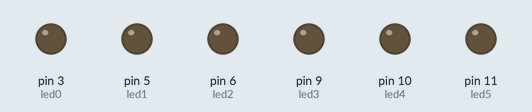
A sketch run on a simulated Arduino Uno, built with avr-gcc and run on an emulated ATmega328P. Shown: output pins drawn as LEDs (lit = HIGH).

Above: at 0.05 s.
At 1.5 s:
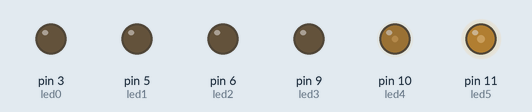
At 3.0 s:
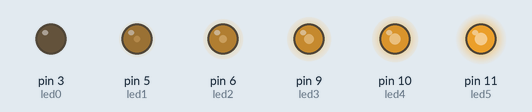
At 4.5 s:
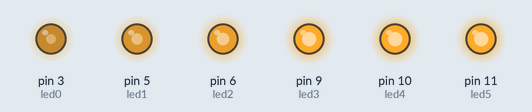
At 6.0 s:
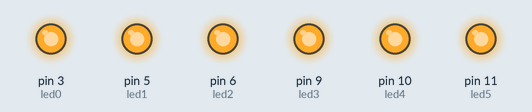
Timing chart, 0 to 7.8 s (numbered marks = the images above):
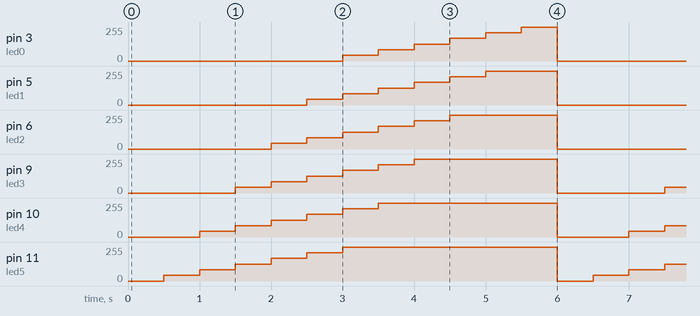

The sketch:

PROG02.ino
```cpp
/**********************************************************************************
**                                                                               **
**                                 Fade LEDs                                     **
**                                                                               **
**                                                                               **
**********************************************************************************/

//********** Includes *************************************************************

//********** Variables ************************************************************
const int led0 = 3;          // donar nom al pin 3 de l’Arduino
const int led1 = 5;          // donar nom al pin 5 de l’Arduino
const int led2 = 6;          // donar nom al pin 6 de l’Arduino
const int led3 = 9;          // donar nom al pin 9 de l’Arduino
const int led4 = 10;         // donar nom al pin 10 de l’Arduino
const int led5 = 11;         // donar nom al pin 11 de l’Arduino
int velocitat = 500;         // velocitat de l'acció en ms

//********** Setup ****************************************************************
void setup()
{
  pinMode(led0, OUTPUT);     // definir el pin 3 com una sortida
  pinMode(led1, OUTPUT);     // definir el pin 5 com una sortida
  pinMode(led2, OUTPUT);     // definir el pin 6 com una sortida
  pinMode(led3, OUTPUT);     // definir el pin 9 com una sortida
  pinMode(led4, OUTPUT);     // definir el pin 10 com una sortida
  pinMode(led5, OUTPUT);     // definir el pin 11 com una sortida
}

//********** Loop *****************************************************************
void loop()
{
  analogWrite(led0, 0);     // posar PWM del pin 3 a 60
  analogWrite(led1, 0);     // posar PWM del pin 5 a 60
  analogWrite(led2, 0);     // posar PWM del pin 6 a 60
  analogWrite(led3, 0);     // posar PWM del pin 9 a 60
  analogWrite(led4, 0);     // posar PWM del pin 10 a 60
  analogWrite(led5, 0);     // posar PWM del pin 11 a 60

  delay(velocitat);          // es queden leds velocitat ms en aquest estat

  analogWrite(led0, 0);    // posar PWM del pin 3 a 125
  analogWrite(led1, 0);    // posar PWM del pin 5 a 125
  analogWrite(led2, 0);    // posar PWM del pin 6 a 125
  analogWrite(led3, 0);    // posar PWM del pin 9 a 125
  analogWrite(led4, 0);    // posar PWM del pin 10 a 125
  analogWrite(led5, 42);    // posar PWM del pin 11 a 125

  delay(velocitat);           // es queden leds velocitat ms en aquest estat

  analogWrite(led0, 0);    // posar PWM del pin 3 a 255
  analogWrite(led1, 0);    // posar PWM del pin 5 a 255
  analogWrite(led2, 0);    // posar PWM del pin 6 a 255
  analogWrite(led3, 0);    // posar PWM del pin 9 a 255
  analogWrite(led4, 42);    // posar PWM del pin 10 a 255
  analogWrite(led5, 85);    // posar PWM del pin 11 a 255

  delay(velocitat);           // es queden leds velocitat ms en aquest estat

  analogWrite(led0, 0);    // posar PWM del pin 3 a 125
  analogWrite(led1, 0);    // posar PWM del pin 5 a 125
  analogWrite(led2, 0);    // posar PWM del pin 6 a 125
  analogWrite(led3, 42);    // posar PWM del pin 9 a 125
  analogWrite(led4, 85);    // posar PWM del pin 10 a 125
  analogWrite(led5, 127);    // posar PWM del pin 11 a 125

  delay(velocitat);           // es queden leds velocitat ms en aquest estat

   analogWrite(led0, 0);     // posar PWM del pin 3 a 60
  analogWrite(led1, 0);     // posar PWM del pin 5 a 60
  analogWrite(led2, 42);     // posar PWM del pin 6 a 60
  analogWrite(led3, 85);     // posar PWM del pin 9 a 60
  analogWrite(led4, 127);     // posar PWM del pin 10 a 60
  analogWrite(led5, 169);     // posar PWM del pin 11 a 60

  delay(velocitat);          // es queden leds velocitat ms en aquest estat

  analogWrite(led0, 0);    // posar PWM del pin 3 a 125
  analogWrite(led1, 42);    // posar PWM del pin 5 a 125
  analogWrite(led2, 85);    // posar PWM del pin 6 a 125
  analogWrite(led3, 127);    // posar PWM del pin 9 a 125
  analogWrite(led4, 169);    // posar PWM del pin 10 a 125
  analogWrite(led5, 211);    // posar PWM del pin 11 a 125

  delay(velocitat);           // es queden leds velocitat ms en aquest estat

  analogWrite(led0, 42);    // posar PWM del pin 3 a 255
  analogWrite(led1, 85);    // posar PWM del pin 5 a 255
  analogWrite(led2, 127);    // posar PWM del pin 6 a 255
  analogWrite(led3, 169);    // posar PWM del pin 9 a 255
  analogWrite(led4, 211);    // posar PWM del pin 10 a 255
  analogWrite(led5, 255);    // posar PWM del pin 11 a 255

  delay(velocitat);           // es queden leds velocitat ms en aquest estat

  analogWrite(led0, 85);    // posar PWM del pin 3 a 125
  analogWrite(led1, 127);    // posar PWM del pin 5 a 125
  analogWrite(led2, 169);    // posar PWM del pin 6 a 125
  analogWrite(led3, 211);    // posar PWM del pin 9 a 125
  analogWrite(led4, 255);    // posar PWM del pin 10 a 125
  analogWrite(led5, 255);    // posar PWM del pin 11 a 125

  delay(velocitat);           // es queden leds velocitat ms en aquest estat

   analogWrite(led0, 127);     // posar PWM del pin 3 a 60
  analogWrite(led1, 169);     // posar PWM del pin 5 a 60
  analogWrite(led2, 211);     // posar PWM del pin 6 a 60
  analogWrite(led3, 255);     // posar PWM del pin 9 a 60
  analogWrite(led4, 255);     // posar PWM del pin 10 a 60
  analogWrite(led5, 255);     // posar PWM del pin 11 a 60

  delay(velocitat);          // es queden leds velocitat ms en aquest estat

  analogWrite(led0, 169);    // posar PWM del pin 3 a 125
  analogWrite(led1, 211);    // posar PWM del pin 5 a 125
  analogWrite(led2, 255);    // posar PWM del pin 6 a 125
  analogWrite(led3, 255);    // posar PWM del pin 9 a 125
  analogWrite(led4, 255);    // posar PWM del pin 10 a 125
  analogWrite(led5, 255);    // posar PWM del pin 11 a 125

  delay(velocitat);           // es queden leds velocitat ms en aquest estat

  analogWrite(led0, 211);    // posar PWM del pin 3 a 255
  analogWrite(led1, 255);    // posar PWM del pin 5 a 255
  analogWrite(led2, 255);    // posar PWM del pin 6 a 255
  analogWrite(led3, 255);    // posar PWM del pin 9 a 255
  analogWrite(led4, 255);    // posar PWM del pin 10 a 255
  analogWrite(led5, 255);    // posar PWM del pin 11 a 255

  delay(velocitat);           // es queden leds velocitat ms en aquest estat

  analogWrite(led0, 255);    // posar PWM del pin 3 a 125
  analogWrite(led1, 255);    // posar PWM del pin 5 a 125
  analogWrite(led2, 255);    // posar PWM del pin 6 a 125
  analogWrite(led3, 255);    // posar PWM del pin 9 a 125
  analogWrite(led4, 255);    // posar PWM del pin 10 a 125
  analogWrite(led5, 255);    // posar PWM del pin 11 a 125

  delay(velocitat);           // es queden leds velocitat ms en aquest estat
}

//********** Funcions *************************************************************
```

Measured:
- by itself, pin 5 (led1): repeats every 6.0 s: 85/255 0.50 s, 127/255 0.50 s, 169/255 0.50 s, 211/255 0.50 s, 255/255 1.0 s, 0/255 2.5 s, 42/255 0.50 s
- by itself, pin 6 (led2): repeats every 6.0 s: 85/255 0.50 s, 127/255 0.50 s, 169/255 0.50 s, 211/255 0.50 s, 255/255 1.5 s, 0/255 2.0 s, 42/255 0.50 s
